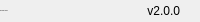
              <widget class="QFrame" name="bottomBar">
               <property name="minimumSize">
                <size>
                 <width>0</width>
                 <height>22</height>
                </size>
               </property>
               <property name="maximumSize">
                <size>
                 <width>16777215</width>
                 <height>22</height>
                </size>
               </property>
               <property name="frameShape">
                <enum>QFrame::NoFrame</enum>
               </property>
               <property name="frameShadow">
                <enum>QFrame::Raised</enum>
               </property>
               <layout class="QHBoxLayout" name="horizontalLayout_5">
                <property name="spacing">
                 <number>0</number>
                </property>
                <property name="leftMargin">
                 <number>0</number>
                </property>
                <property name="topMargin">
                 <number>0</number>
                </property>
                <property name="rightMargin">
                 <number>0</number>
                </property>
                <property name="bottomMargin">
                 <number>0</number>
                </property>
                <item>
                 <widget class="QLabel" name="creditsLabel">
                  <property name="maximumSize">
                   <size>
                    <width>16777215</width>
                    <height>16</height>
                   </size>
                  </property>
                  <property name="font">
                   <font>
                    <family>Segoe UI</family>
                    <pointsize>-1</pointsize>
                    <weight>50</weight>
                    <italic>false</italic>
                    <bold>false</bold>
                   </font>
                  </property>
                  <property name="text">
                   <string>By: Edwin Amaya</string>
                  </property>
                  <property name="alignment">
                   <set>Qt::AlignLeading|Qt::AlignLeft|Qt::AlignVCenter</set>
                  </property>
                 </widget>
                </item>
                <item>
                 <widget class="QLabel" name="version">
                  <property name="text">
                   <string>v2.0.0</string>
                  </property>
                  <property name="alignment">
                   <set>Qt::AlignRight|Qt::AlignTrailing|Qt::AlignVCenter</set>
                  </property>
                 </widget>
                </item>
                <item>
                 <widget class="QFrame" name="frame_size_grip">
                  <property name="minimumSize">
                   <size>
                    <width>20</width>
                    <height>0</height>
                   </size>
                  </property>
                  <property name="maximumSize">
                   <size>
                    <width>20</width>
                    <height>16777215</height>
                   </size>
                  </property>
                  <property name="frameShape">
                   <enum>QFrame::NoFrame</enum>
                  </property>
                  <property name="frameShadow">
                   <enum>QFrame::Raised</enum>
                  </property>
                 </widget>
                </item>
               </layout>
              </widget>
